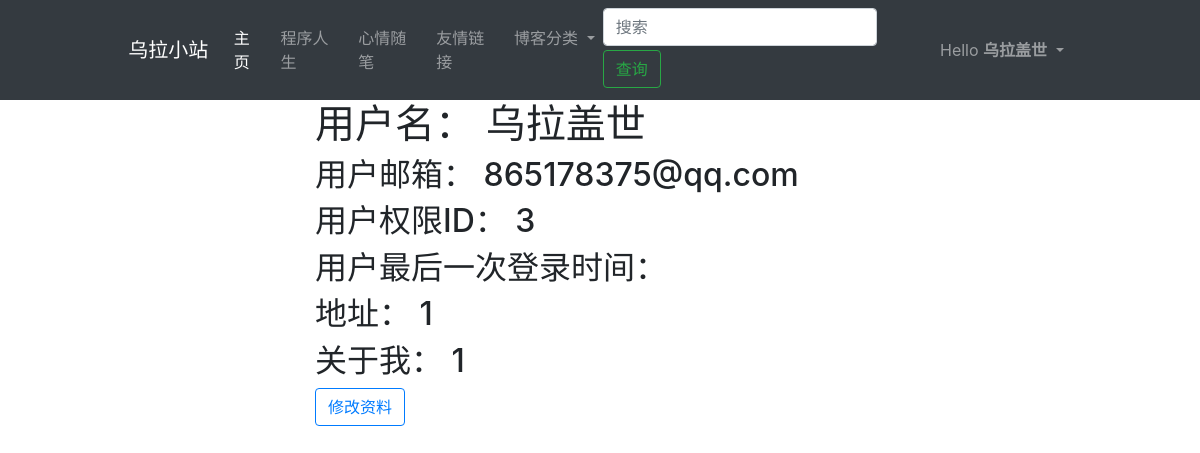
Before: /user/乌拉盖世 (signed in) with the older database file.
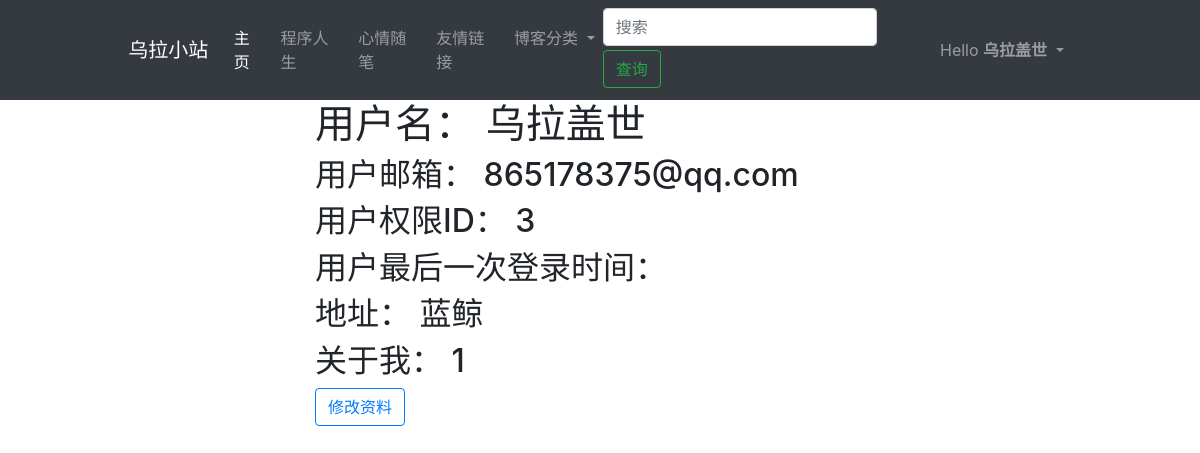
After: the same page with the newer database file.
### app/models.py (models this page shows, shortened)
class User(UserMixin, db.Model):
    __tablename__ = 'user'
    user_id = db.Column(db.Integer, primary_key=True, comment='用户ID')
    user_name = db.Column(db.String(50), unique=True, comment='用户名')
    user_email = db.Column(db.String(20), unique=True, comment='邮箱')
    user_mbl_nm = db.Column(db.String(20), unique=True, comment='用户电话')
    user_passwd_hash = db.Column(db.String(255), comment='用户密码')
    role_id = db.Column(db.Integer, db.ForeignKey('role.role_id'))
    confirmed = db.Column(db.Boolean, default=False)
    location = db.Column(db.String(64))
    about_me = db.Column(db.Text())
    member_since = db.Column(db.DateTime(), default=datetime.now)
    last_seen = db.Column(db.DateTime(), default=datetime.now)
    post = db.relationship('Post', backref='post', lazy='dynamic')
    def ping(self):
        self.last_seen = datetime.now()
        db.session.add(self)
        db.session.commit()
    @property
    def user_passwd(self):
        raise AttributeError('密码不可读')
    def get_id(self):
        return (self.user_id)

### app/auth/views.py (the view)
@auth_bp.route('/user/<username>')
@login_required
@pysnooper.snoop()
def user(username):
    user = User.query.filter_by(user_name=username).first_or_404()
    if user == current_user:  # 判断当前登录的用户是否为链接选择的用户
        return render_template('auth/user.html', user=user)
    return '链接错误。。。'

### app/auth/views.py (called while the page is built)
@auth_bp.before_app_request
@pysnooper.snoop()
def before_request():
    if current_user.is_authenticated:
        current_user.ping()
        if not current_user.confirmed \
                and request.endpoint \
                and request.blueprint != 'auth' \
                and request.endpoint != 'static':
            r = redirect(url_for('auth.unconfirmed'))
            return r

### app/models.py (called while the page is built)
@manager.user_loader
def load_user(user_id):
    return User.query.get(int(user_id))

### app/templates/auth/user.html (shortened to what this page needs)
{% extends 'main/base.html' %}
{% block content %}
    <div class="col-md-6 offset-md-3">
        <h1>用户名： {{ user.user_name }}</h1>
        <h2>用户邮箱： {{ user.user_email }}</h2>
        <h2>用户权限ID： {{ user.role_id }}</h2>
        <h2>用户最后一次登录时间： {{ user.last_seen.strtf }}</h2>
        <h2>地址： {{ user.location }}</h2>
        <h2>关于我： {{ user.about_me }}</h2>
        <a href="{{ url_for("auth.edit_profile") }}" class="btn btn-outline-primary">修改资料</a>
    </div>
{% endblock %}

### app/templates/main/base.html (shortened to what this page needs)
{% extends 'main/_base.html' %}
{% block html_attribs %} lang="zh"{% endblock %}
{% block styles %}
    <link rel="stylesheet" href="{{ url_for('static', filename='css/bootstrap.min.css') }}">
        <link rel="stylesheet" href="{{ url_for('static', filename='css/bootstrap.css') }}">
{% endblock %}
{% block navbar %}
  {% include 'main/_navbar.html' %}
{% endblock %}

### app/templates/main/_base.html (shortened to what this page needs)
{% block doc -%}
<!DOCTYPE html>
<html{% block html_attribs %}{% endblock html_attribs %}>
{%- block html %}
  <head>
    {%- block head %}
    {%- block styles %}{%- endblock styles %}
    {%- endblock head %}
  </head>
  <body{% block body_attribs %}{% endblock body_attribs %}>
    {% block body -%}
    {% block navbar %}
    {%- endblock navbar %}
    {% block content -%}
    {%- endblock content %}
    {%- endblock body %}
  </body>
{%- endblock html %}
</html>
{% endblock doc -%}

### app/templates/main/_navbar.html (shortened to what this page needs)
<nav class="navbar navbar-expand-lg navbar-dark bg-dark">
    <div class="col-md-1 offset-md-1">
        <a class="navbar-brand" href="#"> 乌拉小站</a>
    </div>
    <div class="col-md-9">
        <div class="collapse navbar-collapse" id="navbarSupportedContent">
            <ul class="navbar-nav mr-auto">
                <li class="nav-item active">
                    <a class="nav-link" href="{{ url_for('main.index') }}">主页 <span class="sr-only">(current)</span></a>
                </li>
                <li class="nav-item">
                    <a class="nav-link" href="#">程序人生</a>
                </li>
                <li class="nav-item">
                    <a class="nav-link" href="#">心情随笔</a>
                </li>
                <li class="nav-item">
                    <a class="nav-link" href="#">友情链接</a>
                </li>
                <li class="nav-item dropdown">
                    <a class="nav-link dropdown-toggle" href="#" id="navbarDropdown" role="button"
                       data-toggle="dropdown"
                       aria-haspopup="true" aria-expanded="false">
                        博客分类
                    </a>
                </li>
            </ul>
            <form class="form-inline my-0 my-lg-0">
                <input class="form-control mr-sm-1" type="search" placeholder="搜索" aria-label="查询">
                <button class="btn btn-outline-success my-0 my-sm-1" type="submit">查询</button>
            </form>
            <ul class="navbar-nav">
                {% if current_user.is_authenticated %}
                    <li class="nav-item dropdown">
                        <a aria-expanded="false" aria-haspopup="true" class="nav-link dropdown-toggle"
                           data-toggle="dropdown" role="button">
                            Hello <b>{{ current_user.user_name }}</b>
                        </a>
                    </li>
                {% else %}
                    <li class="nav-item"><a class="nav-link" href="{{ url_for('auth.login') }}">登录</a></li>
                    <li class="nav-item"><a class="nav-link" href="{{ url_for('auth.register') }}">注册</a></li>
                {% endif %}
            </ul>
        </div>
    </div>
</nav>

Changed rows visible on the page:
changed User "乌拉盖世": location "1" → "蓝鲸"
